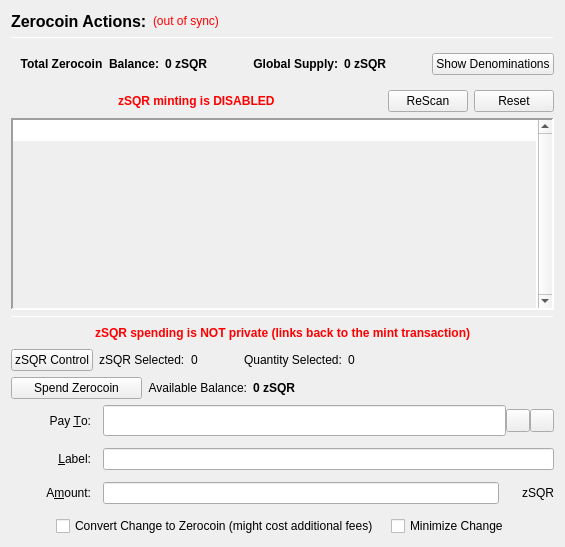
                  <widget class="QFrame" name="verticalFrameLeft">
                   <layout class="QVBoxLayout" name="verticalLayout_2">
                    <item>
                     <layout class="QVBoxLayout" name="verticalLayout_3">
                      <item>
                       <layout class="QHBoxLayout" name="horizontalLayout_3">
                        <item>
                         <widget class="QLabel" name="labelzSQRActions">
                          <property name="font">
                           <font>
                            <pointsize>12</pointsize>
                            <weight>75</weight>
                            <bold>true</bold>
                           </font>
                          </property>
                          <property name="text">
                           <string>Zerocoin Actions:</string>
                          </property>
                          <property name="alignment">
                           <set>Qt::AlignLeading|Qt::AlignLeft|Qt::AlignVCenter</set>
                          </property>
                         </widget>
                        </item>
                        <item>
                         <widget class="QLabel" name="labelzSQRSyncStatus">
                          <property name="toolTip">
                           <string>The displayed information may be out of date. Your wallet automatically synchronizes with the Helium network after a connection is established, but this process has not completed yet.</string>
                          </property>
                          <property name="styleSheet">
                           <string notr="true">QLabel { color: red; }</string>
                          </property>
                          <property name="text">
                           <string notr="true">(out of sync)</string>
                          </property>
                          <property name="alignment">
                           <set>Qt::AlignLeading|Qt::AlignLeft|Qt::AlignVCenter</set>
                          </property>
                         </widget>
                        </item>
                        <item>
                         <spacer name="horizontalSpacer">
                          <property name="orientation">
                           <enum>Qt::Horizontal</enum>
                          </property>
                          <property name="sizeHint" stdset="0">
                           <size>
                            <width>40</width>
                            <height>20</height>
                           </size>
                          </property>
                         </spacer>
                        </item>
                       </layout>
                      </item>
                      <item>
                       <widget class="Line" name="lineUpperLeft">
                        <property name="minimumSize">
                         <size>
                          <width>0</width>
                          <height>1</height>
                         </size>
                        </property>
                        <property name="maximumSize">
                         <size>
                          <width>16777215</width>
                          <height>1</height>
                         </size>
                        </property>
                        <property name="frameShadow">
                         <enum>QFrame::Sunken</enum>
                        </property>
                        <property name="orientation">
                         <enum>Qt::Horizontal</enum>
                        </property>
                       </widget>
                      </item>
                      <item>
                       <widget class="QFrame" name="balanceSupplyFrame">
                        <layout class="QHBoxLayout" name="horizontalLayout_2" stretch="0,0,0,1,0">
                         <property name="rightMargin">
                          <number>0</number>
                         </property>
                         <item>
                          <layout class="QHBoxLayout" name="horizontalLayout_34">
                           <item>
                            <widget class="QLabel" name="labelzAvailableText_3">
                             <property name="font">
                              <font>
                               <weight>75</weight>
                               <bold>true</bold>
                              </font>
                             </property>
                             <property name="toolTip">
                              <string>Total Balance including unconfirmed and immature zSQR</string>
                             </property>
                             <property name="text">
                              <string>Total Zerocoin  Balance:</string>
                             </property>
                             <property name="alignment">
                              <set>Qt::AlignRight|Qt::AlignTrailing|Qt::AlignVCenter</set>
                             </property>
                            </widget>
                           </item>
                           <item>
                            <widget class="QLabel" name="labelzAvailableAmount_4">
                             <property name="minimumSize">
                              <size>
                               <width>40</width>
                               <height>0</height>
                              </size>
                             </property>
                             <property name="font">
                              <font>
                               <weight>75</weight>
                               <bold>true</bold>
                              </font>
                             </property>
                             <property name="toolTip">
                              <string>Total Balance including unconfirmed and immature zSQR</string>
                             </property>
                             <property name="text">
                              <string>0 zSQR</string>
                             </property>
                             <property name="alignment">
                              <set>Qt::AlignLeading|Qt::AlignLeft|Qt::AlignVCenter</set>
                             </property>
                            </widget>
                           </item>
                          </layout>
                         </item>
                         <item>
                          <spacer name="horizontalSpacer_32">
                           <property name="orientation">
                            <enum>Qt::Horizontal</enum>
                           </property>
                           <property name="sizeHint" stdset="0">
                            <size>
                             <width>40</width>
                             <height>20</height>
                            </size>
                           </property>
                          </spacer>
                         </item>
                         <item>
                          <layout class="QHBoxLayout" name="horizontalLayout_35">
                           <item>
                            <widget class="QLabel" name="labelZsupplyText_2">
                             <property name="font">
                              <font>
                               <weight>75</weight>
                               <bold>true</bold>
                              </font>
                             </property>
                             <property name="text">
                              <string>Global Supply:</string>
                             </property>
                             <property name="alignment">
                              <set>Qt::AlignRight|Qt::AlignTrailing|Qt::AlignVCenter</set>
                             </property>
                            </widget>
                           </item>
                           <item>
                            <widget class="QLabel" name="labelZsupplyAmount_2">
                             <property name="font">
                              <font>
                               <weight>75</weight>
                               <bold>true</bold>
                              </font>
                             </property>
                             <property name="text">
                              <string>0 zSQR</string>
                             </property>
                            </widget>
                           </item>
                          </layout>
                         </item>
                         <item>
                          <spacer name="horizontalSpacer_31">
                           <property name="orientation">
                            <enum>Qt::Horizontal</enum>
                           </property>
                           <property name="sizeHint" stdset="0">
                            <size>
                             <width>40</width>
                             <height>20</height>
                            </size>
                           </property>
                          </spacer>
                         </item>
                         <item>
                          <widget class="QPushButton" name="pushButtonShowDenoms">
                           <property name="toolTip">
                            <string>Show zSQR denominations list</string>
                           </property>
                           <property name="text">
                            <string>Show Denominations</string>
                           </property>
                          </widget>
                         </item>
                        </layout>
                       </widget>
                      </item>
                      <item>
                       <layout class="QHBoxLayout" name="horizontalLayout_4">
                        <item>
                         <spacer name="horizontalSpacer_2">
                          <property name="orientation">
                           <enum>Qt::Horizontal</enum>
                          </property>
                          <property name="sizeHint" stdset="0">
                           <size>
                            <width>40</width>
                            <height>20</height>
                           </size>
                          </property>
                         </spacer>
                        </item>
                        <item>
                         <widget class="QLabel" name="label">
                          <property name="styleSheet">
                           <string notr="true">color: red;
font-weight: bold;</string>
                          </property>
                          <property name="text">
                           <string>zSQR minting is DISABLED</string>
                          </property>
                         </widget>
                        </item>
                        <item>
                         <spacer name="horizontalSpacer_3">
                          <property name="orientation">
                           <enum>Qt::Horizontal</enum>
                          </property>
                          <property name="sizeHint" stdset="0">
                           <size>
                            <width>40</width>
                            <height>20</height>
                           </size>
                          </property>
                         </spacer>
                        </item>
                        <item>
                         <widget class="QPushButton" name="pushButtonMintReset">
                          <property name="maximumSize">
                           <size>
                            <width>80</width>
                            <height>16777215</height>
                           </size>
                          </property>
                          <property name="toolTip">
                           <string>Rescan the complete blockchain for  Zerocoin mints and their meta-data.</string>
                          </property>
                          <property name="text">
                           <string>ReScan</string>
                          </property>
                         </widget>
                        </item>
                        <item>
                         <widget class="QPushButton" name="pushButtonSpentReset">
                          <property name="maximumSize">
                           <size>
                            <width>80</width>
                            <height>16777215</height>
                           </size>
                          </property>
                          <property name="toolTip">
                           <string>Reset Zerocoin Wallet DB. Deletes transactions that did not make it into the blockchain.</string>
                          </property>
                          <property name="text">
                           <string>Reset</string>
                          </property>
                         </widget>
                        </item>
                       </layout>
                      </item>
                      <item>
                       <widget class="QPlainTextEdit" name="TEMintStatus">
                        <property name="font">
                         <font>
                          <pointsize>8</pointsize>
                         </font>
                        </property>
                        <property name="toolTip">
                         <string>Status and/or Mesages from the last Mint Action.</string>
                        </property>
                        <property name="frameShape">
                         <enum>QFrame::Panel</enum>
                        </property>
                        <property name="frameShadow">
                         <enum>QFrame::Sunken</enum>
                        </property>
                        <property name="lineWidth">
                         <number>2</number>
                        </property>
                        <property name="midLineWidth">
                         <number>2</number>
                        </property>
                        <property name="verticalScrollBarPolicy">
                         <enum>Qt::ScrollBarAlwaysOn</enum>
                        </property>
                        <property name="horizontalScrollBarPolicy">
                         <enum>Qt::ScrollBarAlwaysOff</enum>
                        </property>
                        <property name="readOnly">
                         <bool>true</bool>
                        </property>
                        <property name="plainText">
                         <string notr="true"/>
                        </property>
                        <property name="backgroundVisible">
                         <bool>true</bool>
                        </property>
                       </widget>
                      </item>
                      <item>
                       <widget class="Line" name="line">
                        <property name="minimumSize">
                         <size>
                          <width>0</width>
                          <height>1</height>
                         </size>
                        </property>
                        <property name="maximumSize">
                         <size>
                          <width>16777215</width>
                          <height>1</height>
                         </size>
                        </property>
                        <property name="orientation">
                         <enum>Qt::Horizontal</enum>
                        </property>
                       </widget>
                      </item>
                      <item>
                       <layout class="QHBoxLayout" name="horizontalLayout_7">
                        <item>
                         <spacer name="horizontalSpacer_18">
                          <property name="orientation">
                           <enum>Qt::Horizontal</enum>
                          </property>
                          <property name="sizeHint" stdset="0">
                           <size>
                            <width>40</width>
                            <height>20</height>
                           </size>
                          </property>
                         </spacer>
                        </item>
                        <item>
                         <widget class="QLabel" name="label_2">
                          <property name="styleSheet">
                           <string notr="true">color: red;
font-weight: bold;</string>
                          </property>
                          <property name="text">
                           <string>zSQR spending is NOT private (links back to the mint transaction)</string>
                          </property>
                         </widget>
                        </item>
                        <item>
                         <spacer name="horizontalSpacer_30">
                          <property name="orientation">
                           <enum>Qt::Horizontal</enum>
                          </property>
                          <property name="sizeHint" stdset="0">
                           <size>
                            <width>40</width>
                            <height>20</height>
                           </size>
                          </property>
                         </spacer>
                        </item>
                       </layout>
                      </item>
                      <item>
                       <layout class="QHBoxLayout" name="horizontalLayout_24">
                        <property name="leftMargin">
                         <number>0</number>
                        </property>
                        <property name="bottomMargin">
                         <number>0</number>
                        </property>
                        <item>
                         <widget class="QPushButton" name="pushButtonZHlmControl">
                          <property name="text">
                           <string>zSQR Control</string>
                          </property>
                         </widget>
                        </item>
                        <item>
                         <widget class="QLabel" name="labelzHlmSelected">
                          <property name="text">
                           <string>zSQR Selected:</string>
                          </property>
                         </widget>
                        </item>
                        <item>
                         <widget class="QLabel" name="labelzHlmSelected_int">
                          <property name="text">
                           <string>0</string>
                          </property>
                         </widget>
                        </item>
                        <item>
                         <spacer name="horizontalSpacer_17">
                          <property name="orientation">
                           <enum>Qt::Horizontal</enum>
                          </property>
                          <property name="sizeType">
                           <enum>QSizePolicy::Fixed</enum>
                          </property>
                          <property name="sizeHint" stdset="0">
                           <size>
                            <width>40</width>
                            <height>20</height>
                           </size>
                          </property>
                         </spacer>
                        </item>
                        <item>
                         <widget class="QLabel" name="labelQuantitySelected">
                          <property name="text">
                           <string>Quantity Selected:</string>
                          </property>
                         </widget>
                        </item>
                        <item>
                         <widget class="QLabel" name="labelQuantitySelected_int">
                          <property name="text">
                           <string>0</string>
                          </property>
                         </widget>
                        </item>
                        <item>
                         <spacer name="horizontalSpacer_19">
                          <property name="orientation">
                           <enum>Qt::Horizontal</enum>
                          </property>
                          <property name="sizeHint" stdset="0">
                           <size>
                            <width>40</width>
                            <height>20</height>
                           </size>
                          </property>
                         </spacer>
                        </item>
                       </layout>
                      </item>
                      <item>
                       <layout class="QHBoxLayout" name="horizontalLayout_6">
                        <item>
                         <widget class="QPushButton" name="pushButtonSpendzSQR">
                          <property name="minimumSize">
                           <size>
                            <width>131</width>
                            <height>0</height>
                           </size>
                          </property>
                          <property name="toolTip">
                           <string>Spend Zerocoin. Without 'Pay To:' address creates payments to yourself.</string>
                          </property>
                          <property name="text">
                           <string>Spend Zerocoin</string>
                          </property>
                         </widget>
                        </item>
                        <item>
                         <widget class="QLabel" name="labelzSQRBalanceText">
                          <property name="toolTip">
                           <string>Available (mature and spendable) zSQR for spending</string>
                          </property>
                          <property name="text">
                           <string>Available Balance:</string>
                          </property>
                          <property name="alignment">
                           <set>Qt::AlignRight|Qt::AlignTrailing|Qt::AlignVCenter</set>
                          </property>
                         </widget>
                        </item>
                        <item>
                         <widget class="QLabel" name="labelzAvailableAmount_2">
                          <property name="font">
                           <font>
                            <weight>75</weight>
                            <bold>true</bold>
                           </font>
                          </property>
                          <property name="toolTip">
                           <string>Available (mature and spendable) zSQR for spending

zSQR are mature when they have more than 20 confirmations AND more than 2 mints of the same denomination after them were minted</string>
                          </property>
                          <property name="text">
                           <string>0 zSQR</string>
                          </property>
                          <property name="alignment">
                           <set>Qt::AlignLeading|Qt::AlignLeft|Qt::AlignVCenter</set>
                          </property>
                         </widget>
                        </item>
                        <item>
                         <spacer name="horizontalSpacer_4">
                          <property name="orientation">
                           <enum>Qt::Horizontal</enum>
                          </property>
                          <property name="sizeHint" stdset="0">
                           <size>
                            <width>40</width>
                            <height>20</height>
                           </size>
                          </property>
                         </spacer>
                        </item>
                       </layout>
                      </item>
                      <item>
                       <layout class="QGridLayout" name="gridLayout_7">
                        <property name="spacing">
                         <number>12</number>
                        </property>
                        <item row="0" column="0">
                         <widget class="QLabel" name="payToLabel">
                          <property name="minimumSize">
                           <size>
                            <width>80</width>
                            <height>0</height>
                           </size>
                          </property>
                          <property name="text">
                           <string>Pay &amp;To:</string>
                          </property>
                          <property name="alignment">
                           <set>Qt::AlignRight|Qt::AlignTrailing|Qt::AlignVCenter</set>
                          </property>
                          <property name="buddy">
                           <cstring>payTo</cstring>
                          </property>
                         </widget>
                        </item>
                        <item row="0" column="1">
                         <layout class="QHBoxLayout" name="payToLayout">
                          <property name="spacing">
                           <number>0</number>
                          </property>
                          <item>
                           <widget class="QValidatedLineEdit" name="payTo">
                            <property name="enabled">
                             <bool>true</bool>
                            </property>
                            <property name="minimumSize">
                             <size>
                              <width>0</width>
                              <height>31</height>
                             </size>
                            </property>
                            <property name="toolTip">
                             <string>The Helium address to send the payment to. Creates local payment to yourself when empty.</string>
                            </property>
                           </widget>
                          </item>
                          <item>
                           <widget class="QToolButton" name="addressBookButton">
                            <property name="toolTip">
                             <string>Choose previously used address</string>
                            </property>
                            <property name="text">
                             <string/>
                            </property>
                            <property name="icon">
                             <iconset resource="../squorum.qrc">
                              <normaloff>:/icons/address-book</normaloff>:/icons/address-book</iconset>
                            </property>
                            <property name="shortcut">
                             <string>Alt+A</string>
                            </property>
                           </widget>
                          </item>
                          <item>
                           <widget class="QToolButton" name="pasteButton">
                            <property name="toolTip">
                             <string>Paste address from clipboard</string>
                            </property>
                            <property name="text">
                             <string/>
                            </property>
                            <property name="icon">
                             <iconset resource="../squorum.qrc">
                              <normaloff>:/icons/editpaste</normaloff>:/icons/editpaste</iconset>
                            </property>
                            <property name="shortcut">
                             <string>Alt+P</string>
                            </property>
                           </widget>
                          </item>
                         </layout>
                        </item>
                        <item row="1" column="0">
                         <widget class="QLabel" name="labelLabel">
                          <property name="minimumSize">
                           <size>
                            <width>80</width>
                            <height>0</height>
                           </size>
                          </property>
                          <property name="text">
                           <string>&amp;Label:</string>
                          </property>
                          <property name="alignment">
                           <set>Qt::AlignRight|Qt::AlignTrailing|Qt::AlignVCenter</set>
                          </property>
                          <property name="buddy">
                           <cstring>addAsLabel</cstring>
                          </property>
                         </widget>
                        </item>
                        <item row="1" column="1">
                         <widget class="QLineEdit" name="addAsLabel">
                          <property name="toolTip">
                           <string>Enter a label for this address to add it to the list of used addresses</string>
                          </property>
                         </widget>
                        </item>
                        <item row="2" column="0">
                         <widget class="QLabel" name="amountLabel">
                          <property name="minimumSize">
                           <size>
                            <width>80</width>
                            <height>0</height>
                           </size>
                          </property>
                          <property name="text">
                           <string>A&amp;mount:</string>
                          </property>
                          <property name="alignment">
                           <set>Qt::AlignRight|Qt::AlignTrailing|Qt::AlignVCenter</set>
                          </property>
                          <property name="buddy">
                           <cstring>zSQRpayAmount</cstring>
                          </property>
                         </widget>
                        </item>
                        <item row="2" column="1">
                         <layout class="QHBoxLayout" name="horizontalLayout_9">
                          <property name="spacing">
                           <number>0</number>
                          </property>
                          <item>
                           <widget class="QLineEdit" name="zSQRpayAmount"/>
                          </item>
                          <item>
                           <widget class="QLabel" name="labelzSQR">
                            <property name="minimumSize">
                             <size>
                              <width>55</width>
                              <height>0</height>
                             </size>
                            </property>
                            <property name="text">
                             <string>zSQR</string>
                            </property>
                            <property name="alignment">
                             <set>Qt::AlignRight|Qt::AlignTrailing|Qt::AlignVCenter</set>
                            </property>
                           </widget>
                          </item>
                         </layout>
                        </item>
                        <item row="3" column="0" colspan="2">
                         <layout class="QHBoxLayout" name="horizontalLayout_10">
                          <item>
                           <spacer name="horizontalSpacer_5">
                            <property name="orientation">
                             <enum>Qt::Horizontal</enum>
                            </property>
                            <property name="sizeHint" stdset="0">
                             <size>
                              <width>40</width>
                              <height>20</height>
                             </size>
                            </property>
                           </spacer>
                          </item>
                          <item>
                           <widget class="QCheckBox" name="checkBoxMintChange">
                            <property name="sizePolicy">
                             <sizepolicy hsizetype="MinimumExpanding" vsizetype="Fixed">
                              <horstretch>0</horstretch>
                              <verstretch>0</verstretch>
                             </sizepolicy>
                            </property>
                            <property name="layoutDirection">
                             <enum>Qt::LeftToRight</enum>
                            </property>
                            <property name="text">
                             <string>Convert Change to Zerocoin (might cost additional fees)</string>
                            </property>
                           </widget>
                          </item>
                          <item>
                           <widget class="QCheckBox" name="checkBoxMinimizeChange">
                            <property name="toolTip">
                             <string>If checked, the wallet tries to minimize the returning change instead of minimizing the number of spent denominations.</string>
                            </property>
                            <property name="text">
                             <string>Minimize Change</string>
                            </property>
                           </widget>
                          </item>
                          <item>
                           <spacer name="horizontalSpacer_6">
                            <property name="orientation">
                             <enum>Qt::Horizontal</enum>
                            </property>
                            <property name="sizeHint" stdset="0">
                             <size>
                              <width>40</width>
                              <height>20</height>
                             </size>
                            </property>
                           </spacer>
                          </item>
                         </layout>
                        </item>
                       </layout>
                      </item>
                     </layout>
                    </item>
                   </layout>
                  </widget>
